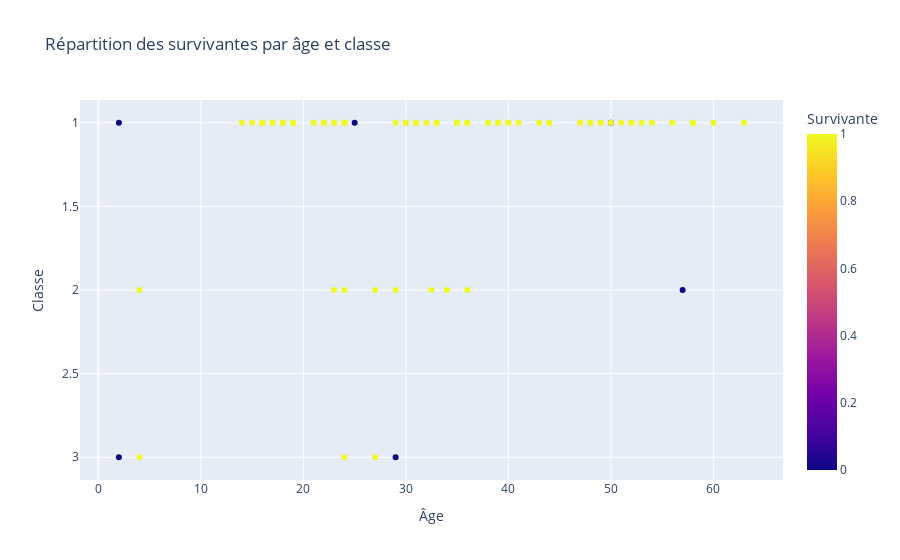

Here is the notebook cell this chart was saved with:
### Markdown cell above
#   Répartition des survivantes par âge et classe

### Code cell
import plotly.express as px

# Filtrer pour ne garder que les femmes
femmes = data[data['Sex'] == 'female']

# Créer le graphique avec Plotly
fig = px.scatter(femmes, 
                x='Age', 
                y='Pclass',
                color='Survived',
                title='Répartition des survivantes par âge et classe',
                labels={'Age': 'Âge', 
                       'Pclass': 'Classe',
                       'Survived': 'Survivante'},
                color_discrete_map={0: 'red', 1: 'green'})

# Inverser l'axe y pour avoir la 1ère classe en haut
fig.update_yaxes(autorange="reversed")

# Ajouter des hover data
fig.update_traces(hovertemplate='Âge: %{x}<br>Classe: %{y}<br>Survivante: %{color}')

fig.show()

# Afficher les statistiques
print("\nStatistiques de survie des femmes par classe:")
print(femmes.groupby(['Pclass', 'Survived'])['Age'].describe())

### Figure 1 — Plotly figure (JSON) as saved in the notebook; plotly's stock layout.template omitted (floating-point values rounded to 4 significant figures)
{"data": [{"hovertemplate": "Âge: %{x}<br>Classe: %{y}<br>Survivante: %{color}", "legendgroup": "", "marker": {"color": [1, 1, 1, 1, 1, 1, 1, 1, 1, 1, 0, 1, 1, 0, 1, 1, 1, 0, 1, 1, 1, 1, 1, 0, 1, 1, 1, 1, 1, 1, 1, 1, 1, 1, 1, 1, 1, 1, 1, 1, 1, 1, 1, 1, 1, 1, 1, 0, 1, 1, 1, 1, 1, 1, 1, 1, 1, 1, 1, 1, 1, 1, 1, 1, 1, 1, 1, 1, 1, 1, 1, 1, 1, 1, 1, 0, 1, 1, 1, 1, 1, 1, 1, 1, 1, 1, 1, 1], "coloraxis": "coloraxis", "symbol": "circle"}, "mode": "markers", "name": "", "orientation": "v", "showlegend": false, "type": "scatter", "x": [38.0, 35.0, 4.0, 58.0, 49.0, 29.0, 23.0, 32.5, 19.0, 22.0, 50.0, 44.0, 58.0, 2.0, 31.0, 32.0, 35.0, 29.0, 30.0, 58.0, 35.0, 63.0, 19.0, 2.0, 50.0, 17.0, 30.0, 24.0, 18.0, 31.0, 40.0, 36.0, 36.0, 16.0, 41.0, 24.0, 24.0, 22.0, 60.0, 24.0, 23.0, 24.0, 33.0, 14.0, 23.0, 35.0, 54.0, 25.0, 16.0, 34.0, 30.0, 44.0, 22.0, 36.0, 48.0, 39.0, 53.0, 39.0, 39.0, 18.0, 52.0, 40.0, 4.0, 21.0, 24.0, 15.0, 18.0, 24.0, 38.0, 27.0, 29.0, 21.0, 33.0, 36.0, 51.0, 57.0, 43.0, 17.0, 49.0, 33.0, 52.0, 27.0, 39.0, 16.0, 48.0, 47.0, 56.0, 19.0], "xaxis": "x", "y": [1, 1, 3, 1, 1, 2, 1, 2, 1, 1, 1, 1, 1, 3, 1, 1, 1, 3, 1, 1, 1, 1, 1, 1, 1, 1, 1, 1, 1, 1, 1, 1, 2, 1, 1, 1, 2, 1, 1, 1, 1, 3, 1, 1, 2, 1, 1, 1, 1, 2, 1, 1, 1, 1, 1, 1, 1, 1, 1, 1, 1, 1, 2, 1, 1, 1, 1, 1, 1, 2, 1, 1, 1, 1, 1, 2, 1, 1, 1, 1, 1, 3, 1, 1, 1, 1, 1, 1], "yaxis": "y"}], "layout": {"coloraxis": {"colorbar": {"title": {"text": "Survivante"}}, "colorscale": [[0, "#0d0887"], [0.1111, "#46039f"], [0.2222, "#7201a8"], [0.3333, "#9c179e"], [0.4444, "#bd3786"], [0.5556, "#d8576b"], [0.6667, "#ed7953"], [0.7778, "#fb9f3a"], [0.8889, "#fdca26"], [1, "#f0f921"]]}, "legend": {"tracegroupgap": 0}, "title": {"text": "Répartition des survivantes par âge et classe"}, "xaxis": {"anchor": "y", "domain": [0, 1], "title": {"text": "Âge"}}, "yaxis": {"anchor": "x", "autorange": "reversed", "domain": [0, 1], "title": {"text": "Classe"}}}}
